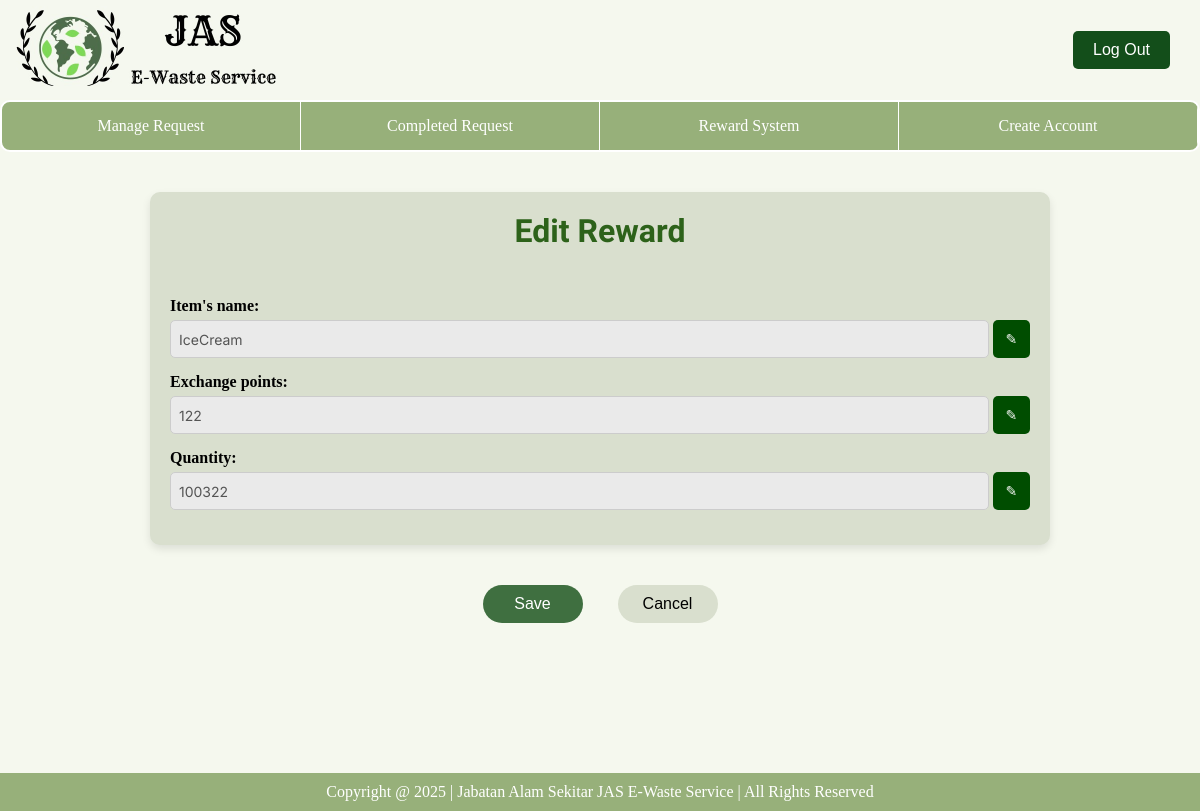
The page /operator/edit_reward/V0001/ on the database its author committed.
### database/models.py (models this page shows, shortened)
class Voucher(models.Model):
    voucherID = models.CharField(primary_key=True, max_length=200)
    name = models.CharField(max_length=150)
    pointsRequired = models.IntegerField()
    quantity = models.IntegerField()

### e_waste_operator/views.py (the view, shortened to what this page needs)
# urls.py: path('edit_reward/<str:voucherID>/', edit_reward, name='edit_reward'), #Add Reward
def edit_reward(request, voucherID):
    voucher = get_object_or_404(Voucher, voucherID=voucherID)
    return render(request, 'operator/operator-editReward.html', {"voucher": voucher})

### e_waste_operator/templates/operator/operator-editReward.html (shortened to what this page needs)
{% extends 'operator/base_operator.html' %}
{% load static %}
{% block extra_css %}
    <link rel="stylesheet" href="{% static 'css/operator-editReward.css' %}">
{% endblock %}
{% block content %}
    <div class="container">
        <div class="title-container">
            <h1 class="title">Edit Reward</h1>
        </div>
        <form method="post" id="edit-reward-form" action="{% url 'operator:edit_reward' voucher.voucherID %}">
          <div class="form-group">
              <label for="item-name">Item's name:</label>
              <div class="input-container">
                  <input id="item-name" name="name" type="text" value="{{ voucher.name }}" disabled required>
                  <button type="button" class="edit-btn" onclick="enableEdit('item-name')">✎</button>
              </div>
          </div>
          <div class="form-group">
              <label for="points">Exchange points:</label>
              <div class="input-container">
                  <input id="points" name="pointsRequired" type="number" value="{{ voucher.pointsRequired }}" disabled required>
                  <button type="button" class="edit-btn" onclick="enableEdit('points')">✎</button>
              </div>
          </div>
          <div class="form-group">
              <label for="quantity">Quantity:</label>
              <div class="input-container">
                  <input id="quantity" name="quantity" type="number" value="{{ voucher.quantity }}" disabled required>
                  <button type="button" class="edit-btn" onclick="enableEdit('quantity')">✎</button>
              </div>
          </div>
       </form>
    </div>
    <div class="btn-container">
        <div class="button1">
            <button type="submit" class="btn-save" onclick="submitForm()">Save</button>
        </div>
        <div class="button2">
            <a href="{% url 'operator:reward_system'%}">
                <button class="btn-cancel">Cancel</button>
            </a>
        </div>
    </div>
{% endblock %}

### e_waste_operator/static/css/operator-editReward.css (style rules this page uses)
body { margin: 0; padding: 0; text-align: center; background-color: #F5F8EE; display: flex; flex-direction: column; }
.title { font-family: 'Sansita Swashed', cursive; font-size: 32px; color: #2d621a; text-align: center; margin-bottom: 47px; }
.container { width: 80%; max-width: 900px; margin: 40px auto; padding: 20px; background: #D9DFCE; box-shadow: 0 4px 8px rgba(0, 0, 0, 0.1); border-radius: 10px; text-align: center; }
label { font-weight: bold; display: block; margin: 10px 0 5px; text-align: left; }
select, input { width: 100%; padding: 10px; margin-bottom: 10px; border: 2px solid #97B07A; border-radius: 8px; font-family: 'Inter', sans-serif; font-size: 14px; }
.btn-container { display:flex; justify-content: center; padding-bottom:150px; gap:35px; }
.button1, .button2 { display:inline-block; }
.btn-save, .btn-cancel { padding: 10px 20px; border: none; border-radius: 25px; cursor: pointer; font-size: 16px; width:100px; }
.btn-save { color:white; background-color:#3f6f40; transition: all 0.15s; }
.btn-cancel { color:black; background-color:#D9DFCE; transition: all 0.15s; }
.form-group { margin-bottom: 15px; text-align: left; }
label { font-weight: bold; display: block; margin-bottom: 5px; }
.input-container { display:flex; align-items: center; gap:4px; }
input { padding: 8px; height: 38px; border: 1px solid #ccc; border-radius: 5px; background-color: #eaeaea; outline: none; display:inline-block; margin-bottom:0; }
.edit-btn { background-color: #004d00; color: white; border: none; padding: 8px 10px; border-radius: 5px; cursor: pointer; font-size: 14px; height: 38px; width:38px; display: inline-block; }

### e_waste_operator/templates/operator/operator-header.html (style rules this page uses)
* { margin: 0; padding: 0; box-sizing: border-box; }
body { margin: 0; padding: 0; z-index: 1; }

### e_waste_operator/templates/operator/operator-navbar.html (style rules this page uses)
body { margin: 0; padding: 0; z-index: 2; }

### rows shown on the page
Voucher: name "IceCream", pointsRequired "122", quantity "100322"
